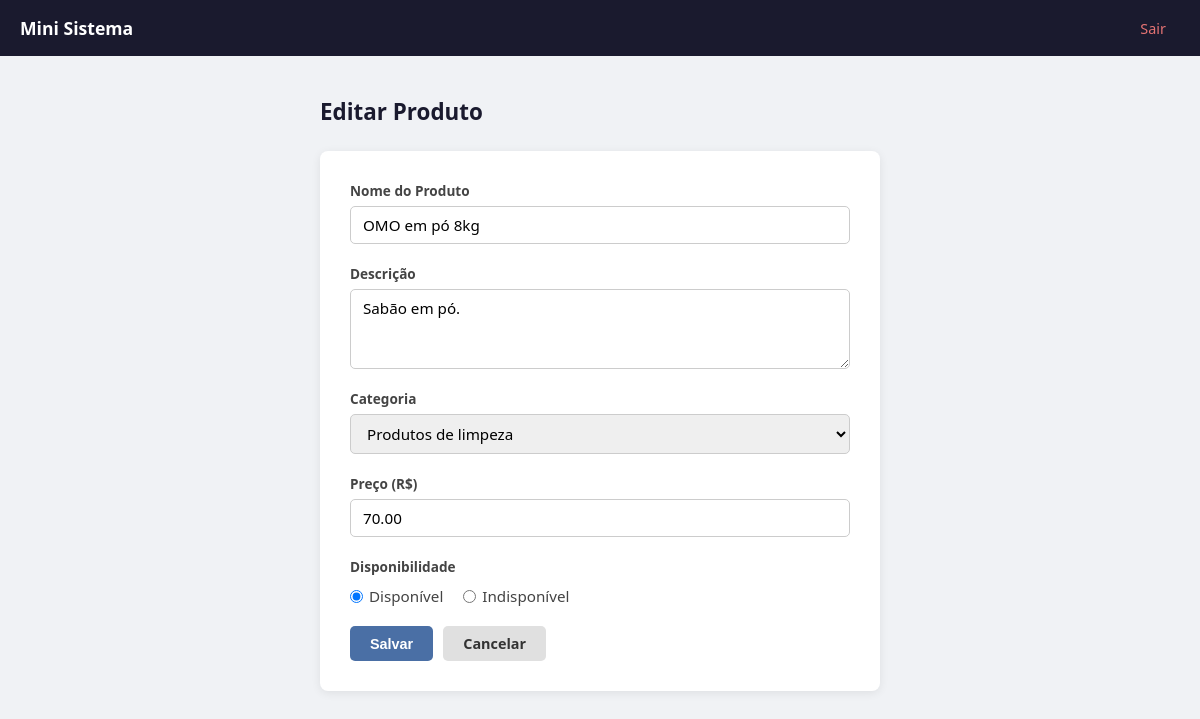
/produtos/editar.php?id=5 (signed in), run on the app's committed database.
### tables this page shows
CREATE TABLE `produtos` (
  `id` int NOT NULL,
  `nome` varchar(100) NOT NULL,
  `descricao` varchar(255) DEFAULT NULL,
  `preco` decimal(10,2) NOT NULL,
  `disponibilidade` tinyint(1) NOT NULL DEFAULT '1',
  `id_categoria` int NOT NULL
);

CREATE TABLE `categorias` (
  `id` int NOT NULL,
  `categoria` varchar(45) NOT NULL
);

### www/produtos/editar.php (the view, shortened to what this page needs)
<?php
	require_once("../conecta.php");
	$id = filter_var($_GET["id"], FILTER_VALIDATE_INT);
	$sql = "SELECT * FROM produtos WHERE id = ?";
	$stmt = mysqli_prepare($conn, $sql);
	mysqli_stmt_bind_param($stmt, "i", $id);
	mysqli_stmt_execute($stmt);
	$resultado = mysqli_stmt_get_result($stmt);
	if (mysqli_num_rows($resultado) == 1) {
		$produto = mysqli_fetch_array($resultado);
	} else {
		$_SESSION["msg"] = "Produto não encontrado";
		$_SESSION["cor"] = "red";
		header("location: listar.php");
		exit;
	}
	$sql_cats = "SELECT * FROM categorias ORDER BY categoria ASC";
	$categorias = mysqli_query($conn, $sql_cats);
?>
<!DOCTYPE html>
<html lang="pt-br">
<head>
</head>
<body>
	<?php require_once("../menu.php") ?>
	<div class="conteudo">
		<h4>Editar Produto</h4>
		<div class="card">
			<form action="processa.php" method="POST">
				<div class="campo">
					<label for="nome">Nome do Produto</label>
					<input type="text" id="nome" name="nome" required autofocus
						value="<?= htmlspecialchars($produto['nome']) ?>">
				</div>
				<div class="campo">
					<label for="descricao">Descrição</label>
					<textarea id="descricao" name="descricao"><?= htmlspecialchars($produto['descricao']) ?></textarea>
				</div>
				<div class="campo">
					<label for="categoria">Categoria</label>
					<select id="categoria" name="id_categoria" required>
						<?php while ($cat = mysqli_fetch_array($categorias)): ?>
							<option value="<?= $cat["id"] ?>"
								<?= $cat["id"] == $produto["id_categoria"] ? "selected" : "" ?>>
								<?= htmlspecialchars($cat["categoria"]) ?>
							</option>
						<?php endwhile; ?>
					</select>
				</div>
				<div class="campo">
					<label for="preco">Preço (R$)</label>
					<input type="number" id="preco" name="preco" required step="0.01" min="0"
						value="<?= $produto['preco'] ?>">
				</div>
				<div class="campo">
					<label>Disponibilidade</label>
					<div class="radios">
						<label>
							<input type="radio" name="disponibilidade" value="1"
								<?= $produto['disponibilidade'] == 1 ? 'checked' : '' ?>>
							Disponível
						</label>
						<label>
							<input type="radio" name="disponibilidade" value="0"
								<?= $produto['disponibilidade'] == 0 ? 'checked' : '' ?>>
							Indisponível
						</label>
					</div>
				</div>
				<div class="acoes">
					<button type="submit" class="btn btn-salvar">Salvar</button>
					<a class="btn btn-cancelar" href="listar.php">Cancelar</a>
				</div>
			</form>
		</div>
	</div>
</body>
</html>

### www/produtos/editar.php (style rules this page uses)
* { box-sizing: border-box; margin: 0; padding: 0; }
body { font-family: 'Segoe UI', sans-serif; background-color: #f0f2f5; color: #333; }
.conteudo { max-width: 600px; margin: 40px auto; padding: 0 20px; }
.conteudo h4 { font-size: 1.4rem; color: #1a1a2e; margin-bottom: 24px; }
.card { background: #fff; border-radius: 8px; box-shadow: 0 2px 10px rgba(0,0,0,0.08); padding: 30px; }
.campo { display: flex; flex-direction: column; gap: 6px; margin-bottom: 20px; }
.campo label { font-size: 0.85rem; font-weight: 600; color: #444; }
.campo input, .campo select, .campo textarea { padding: 8px 12px; border: 1px solid #ccc; border-radius: 5px; font-size: 0.95rem; outline: none; transition: border-color 0.2s; font-family: inherit; }
.campo textarea { resize: vertical; min-height: 80px; }
.radios { display: flex; gap: 20px; margin-top: 4px; }
.radios label { display: flex; align-items: center; gap: 6px; font-size: 0.95rem; font-weight: normal; cursor: pointer; }
.acoes { display: flex; gap: 10px; margin-top: 10px; }
.btn { padding: 8px 20px; border-radius: 5px; font-size: 0.9rem; font-weight: 600; text-decoration: none; cursor: pointer; border: none; transition: background 0.2s; }
.btn-salvar { background-color: #4a6fa5; color: #fff; }
.btn-cancelar { background-color: #e0e0e0; color: #333; }

### data on the page
produtos: nome "OMO em pó 8kg", descricao "Sabão em pó.", id_categoria "Produtos de limpeza", preco "70.00", disponibilidade "☑ Disponível", disponibilidade "☐ Indisponível"
